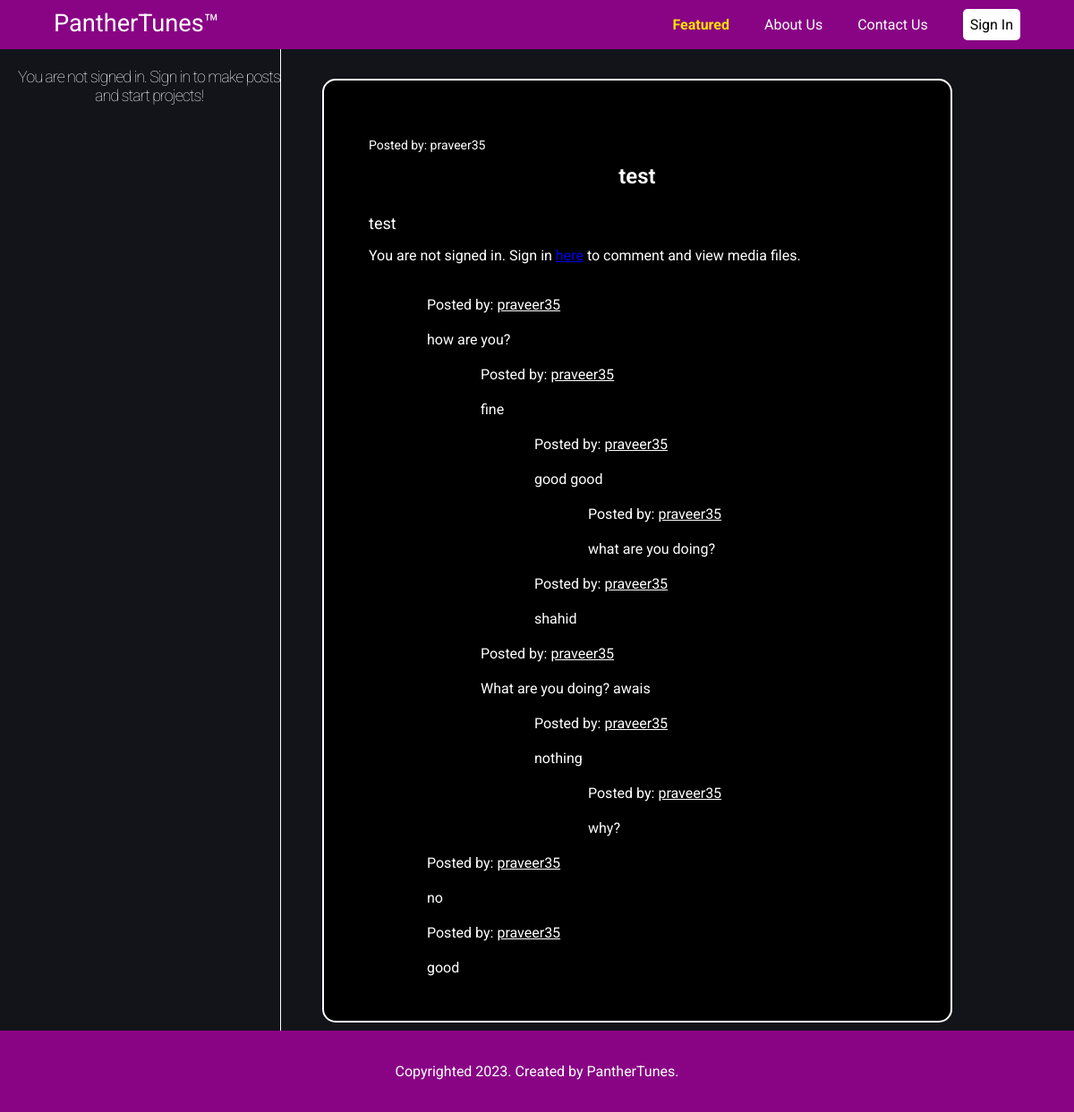
Page /post/1923510 on the committed database.
### tables this page shows
CREATE TABLE F1923510 (
            comment_id INTEGER PRIMARY KEY,
            username TEXT,
            comment TEXT,
            reply_id INTEGER,
            timestamp DATETIME,
            likes INTEGER,
            position INTEGER
        );

### main.py (the view, shortened to what this page needs)
@app.route("/post/<int:post_id>", methods=['GET','POST'])
@app.route("/post/<int:post_id>")
def post(post_id):
  update()
  if request.method == 'GET':
    post = panthertunes_query.get_post(post_id)
    if post == '404':
      return redirect('/404')
    original_post = jsonize_post(post)
    linked_project = {}
    can_apply = False
    if original_post['project_id'] != 0:
      row = panthertunes_query.get_project(original_post['project_id'])
      if row != '404':
        linked_project = jsonize_project(row)
      else:
        original_post['project_id'] = 0
      if 'name' in session and session['name']:
        can_apply = not panthertunes_query.application_exists(original_post['project_id'], session['name'])
    post_comments = []
    records = panthertunes_query.get_all_comments(post_id)
    records.reverse()
    for row in records:
      post_comments.insert(0, jsonize_comment(row))
    comments_liked = ''
    posts_liked = ''
    if 'name' in session and session['name']:
      user_id = panthertunes_query.get_user_id(session['name'])
      all_liked = panthertunes_query.get_all_liked(user_id)
      comments_liked = all_liked['comments']
      posts_liked = all_liked['posts']
    user_projects = []
    if 'name' in session and session['name'] and session['name'] != '':
      user_id = panthertunes_query.get_user_id(session['name'])
      project_records = panthertunes_query.get_all_projects(user_id)
      for row in project_records:
        user_projects.insert(0, jsonize_project(row))
    img_file = 'img' + str(post_id) + '.jpg'
    audio_file = 'audio' + str(post_id) + '.mp3'
    video_file = 'video' + str(post_id) + '.mp4'
    return render_template("post.html", len=len(post_comments), len_projects=len(user_projects), original_post=original_post, post_comments=post_comments, Projects=user_projects, comments_liked=comments_liked, posts_liked=posts_liked, linked_project=linked_project, can_apply=can_apply, img_file=img_file, audio_file=audio_file, video_file=video_file)

### main.py (called while the page is built)
def jsonize_post(row):
  post = {
    'post_id': row[0],
    'project_id': row[1],
    'username': row[2],
    'timestamp': datetime_parser(row[3]),
    'title': row[4],
    'post': reformat_paragraph(row[5]),
    'music_genre': row[6],
    'help_needed': row[7],
    'img': row[8],
    'audio': row[9],
    'video': row[10],
    'likes': row[11],
    'comments': row[12]}
  return post

def jsonize_project(row):
  project = {
    'project_id': row[0],
    'usernames': row[1].split(' '),
    'title': row[2],
    'desc': row[3],
    'post_ids': row[4],
    'chat_id': row[5],
    'requested': row[6],
    'active': row[7]}
  if 'name' in session and session['name']:
    user_id = panthertunes_query.get_user_id(session['name'])
    unread_chats = panthertunes_query.get_unread_chats_from_project(row[0], user_id)
    project['unread'] = unread_chats
  return project

def jsonize_comment(row):
  comment = {
    'comment_id': row[0],
    'username': row[1],
    'comment': reformat_paragraph(row[2]),
    'reply_id': row[3],
    'timestamp': datetime_parser(row[4]),
    'likes': row[5],
    'position': row[6]}
  return comment

def datetime_parser(now):
  split1 = now.split(' ')
  split1_1 = split1[0].split('-')
  split1_2 = split1[1].split(':')
  month = int(split1_1[1])
  month_str = ''
  if month == 1:
    month_str = 'Jan'
  elif month == 2:
    month_str = 'Feb'
  elif month == 3:
    month_str = 'Mar'
  elif month == 4:
    month_str = 'Apr'
  elif month == 5:
    month_str = 'May'
  elif month == 6:
    month_str = 'Jun'
  elif month == 7:
    month_str = 'Jul'
  elif month == 8:
    month_str = 'Aug'
  elif month == 9:
    month_str = 'Sep'
  elif month == 10:
    month_str = 'Oct'
  elif month == 11:
    month_str = 'Nov'
  elif month == 12:
    month_str = 'Dec'
  return [month_str, split1_1[2], split1_1[0], split1_2[0], split1_2[1], split1_2[2]]

def reformat_paragraph(para):
  lines = para.split('\n')
  newline_counter = 0
  index = 0
  for _ in range(0, len(lines)):
    if lines[index] == '' or lines[index] == '\r':
      newline_counter += 1
      lines[index] = ''
    else:
      newline_counter = 0
    if newline_counter > 2:
      del lines[index]
      index -= 1
    index += 1
  while len(lines) > 0 and (lines[len(lines) - 1] == '' or lines[len(lines) - 1] == '\\r'):
    del lines[len(lines) - 1]
  return lines

### templates/post.html (shortened to what this page needs)
<!DOCTYPE html>
<html lang="en" dir="ltr">
<head>
</head>
<body>
   {% extends "template.html" %}
   {% block content %}
   <div class="main-content">
      <br>
      <div class="sidebar" style="background-color: #13131a; border-right: 1px solid #FFFFFF;">
         {% if not session.name or session.name == "": %}
         <h3>You are not signed in. Sign in to make posts and start projects!</h3>
         {% endif %}
      </div>
      <br><br><br>
      <div class="forums">
         <div class="original-post">
            <p class="author" style="font-size: 14px; color: #FFFFFF;">Posted by: <a
                  style="text-decoration: none; font-size: 14px; color:#FFFFFF ;"
                  href="{{ url_for('profile_outside', username=original_post['username']) }}">{{
                  original_post['username'] }}</a></p><br>
            <p class="title" style="font-size: 24px; text-align: center; font-weight: 600;">{{ original_post['title'] }}
               </h3><br><br>
               {% for para in original_post['post'] %}
               {% if para == "": %}
            <p class="desc"><br></p>
            {% else %}
            <p class="desc" style="font-size: 18px;">{{ para }}</p>
            {% endif %}
            {% endfor %}
         </div>
         <div class="action-reply">
               {% if not session.name or session.name == "": %}
            <p id="prompt-line-comment-on-original">You are not signed in. Sign in <a
                  href="{{ url_for('sign_in') }}">here</a> to comment and view media files.</p>
            {% endif %}
         </div>
         {% for i in range(0, len): %}
         <div class="comment-box"
            style="margin-left:{{ 60 + 60*post_comments[i]['position'] }}px;background-color: #000000;">
            <p class="author" style="color: #fff;">Posted by: <a
                  href="{{ url_for('profile_outside', username=post_comments[i]['username']) }}" style="color: #fff;">{{
                  post_comments[i]['username'] }}</a></p>
            {% for para in post_comments[i]['comment'] %}
            {% if para == "": %}
            {% else %}
            <p>{{ para }}</p>
            {% endif %}
            {% endfor %}
         </div>
            {% endfor %}
         </div>
      </div>
      {% endblock %}

### templates/template.html (shortened to what this page needs)
<!DOCTYPE html>
<html lang="en" dir="ltr">
<head>
   <link rel="stylesheet" href="{{ url_for('static', filename='css/template.css') }}">
</head>
<body style="background-color: #13131A; color: #ffffff;">
   <div id="holder">
      <header>
         <div class="container">
            <h1 class="logo"><a style="text-decoration:none;color:#fff;" href="{{ url_for('home') }}">PantherTunes&trade;</a></h1>
            <nav>
               <div class="nav">
                  <ul class="menu">
                     <li><a id="featured" href="">Featured</a></li>
                     <li><a href="{{ url_for('about') }}">About Us</a></li>
                     <li><a href="{{ url_for('contact') }}">Contact Us</a></li>
                     <li>
                        {% if not session.name or session.name == "" %}
                        <a id="signin" href="{{ url_for('sign_in') }}">Sign In
                           {% else %}
                           <a id="signin" href="{{ url_for('profile') }}">{{ session.name }}
                              {% if session.unread and session.unread != 0 %}
                              <span class="notif">{{ session.unread }}</span>
                              {% endif %}
                              {% endif %}
                           </a>
                     </li>
                  </ul>
               </div>
            </nav>
         </div>
      </header>
      <div id="middle">
         {% block content %}
         {% endblock %}
      </div>
      <footer>
         <p>Copyrighted 2023. Created by PantherTunes.</p>
      </footer>
   </div>
</body>
</html>

### static/css/template.css (style rules this page uses)
* { font-family: 'Roboto', sans-serif; }
:root { --primary: #880484; }
body { margin: 0px; padding: 0px; font-family: 'Heebo', sans-serif; color: #ffffff; background-color: #13131A; font-family: system-ui, -apple-system, BlinkMacSystemFont, 'Segoe UI', Roboto, Oxygen, Ubuntu, Cantarell, 'Open Sans', 'Helvetica Neue', sans-serif; }
html, body { height: 100%; font-weight: 400; }
body * { font-weight: 400; }
#holder { min-height: 100%; position: relative; }
#middle { padding-bottom: 100px; background-color: #13131A; }
header { background: var(--primary); height: 35px; width: 100%; padding-top: 10px; padding-bottom: 10px; position: fixed; z-index: 1; }
header h1.logo { margin: 0; font-size: 1.7em; color: #fff; float: left; }
footer { background: var(--primary); color: white; text-align: center; margin-top: 0px; padding-top: 20px; padding-bottom: 20px; width: 100%; position: absolute; left: 0; bottom: 0; }
.container { width: 90%; margin: 0 auto; }
.main-content { width: 100%; margin: 0px auto; overflow: auto; }
h1 { text-align: center; }
h3 { font-size: 1.7em; font-weight: 100; margin-top: 30px; text-align: center; letter-spacing: -1px; }
.menu { float: right; margin-top: 8px; margin-right: 0px; }
.menu li { display: inline; }
.menu li+li { margin-left: 35px; }
.menu li a { color: white; text-decoration: none; }
.sidebar { position: fixed; left: 0px; top: 55px; width: 293px; height: calc(100% - 160px); background-color: #a941a6; padding-left: 20px; padding-top: 10px; padding-bottom: 160px; overflow-y: scroll; color: #fff; display: flex; flex-direction: column; }
.sidebar h3 { font-size: 18px; color: #fff; margin-bottom: 10px; margin-top: 10px; text-align: center; width: auto; }

### templates/post.html (style rules this page uses)
:root { --primary: #007bff; }
body { font-family: 'Roboto', sans-serif; background-color: #13131a; color: #FFFFFF; }
.forums { width: 50%; margin: 1% 0 0 30%; border: 2px solid var(--primary); padding: 50px 50px; border-radius: 15px; background-color: #000000; border-color: #FFFFFF; overflow-x: auto; }
.sidebar { position: fixed; left: 0px; top: 55px; width: 293px; height: calc(100% - 160px); background-color: #1f1f28; padding-left: 20px; padding-top: 10px; padding-bottom: 160px; overflow-y: scroll; }
.sidebar h3 { font-size: 18px; color: #FFFFFF; margin-bottom: 10px; margin-top: 10px; text-align: left; }
.original-post .author { font-size: 18px; text-align: right; color: #999999; padding-bottom: 0px; margin-bottom: 0px; float: left; }
.original-post .title { padding-top: 0px; font-size: 35px; margin-bottom: 0px; }
.original-post .desc { font-size: 18px; margin-top: 0px; margin-bottom: 0px; }
.main-content { width: 100%; margin: 0px auto; overflow: auto; background-color: #13131a; }
#prompt-line-comment-on-original { text-align: start; }
.comment-box { padding-left: 5px; background-color: #000000; }
.comment-box .author { padding-top: 20px; margin-bottom: 20px; }
.comment-box p { margin-top: 0px; margin-bottom: 0px; }

### templates/template.html (style rules this page uses)
html { font-weight: 400; }
#signin { background-color: #ffffff; color: #000000; padding: 8px; border-radius: 5px; }
#featured { color: rgb(255, 225, 0); font-weight: 700; }
.menu { transition: transform 0.3s ease-in-out; }

### rows in the picture
F1923510: username "praveer35", comment "how are you?"
F1923510: username "praveer35", comment "fine"
F1923510: username "praveer35", comment "good good"
F1923510: username "praveer35", comment "what are you doing?"
F1923510: username "praveer35", comment "shahid"
F1923510: username "praveer35", comment "What are you doing? awais"
F1923510: username "praveer35", comment "nothing"
F1923510: username "praveer35", comment "why?"
F1923510: username "praveer35", comment "no"
F1923510: username "praveer35", comment "good"

### other values in the picture
{{ original_post['username'] }} "praveer35"
{{ original_post['title'] }} "test"
{{ para }} "test"
